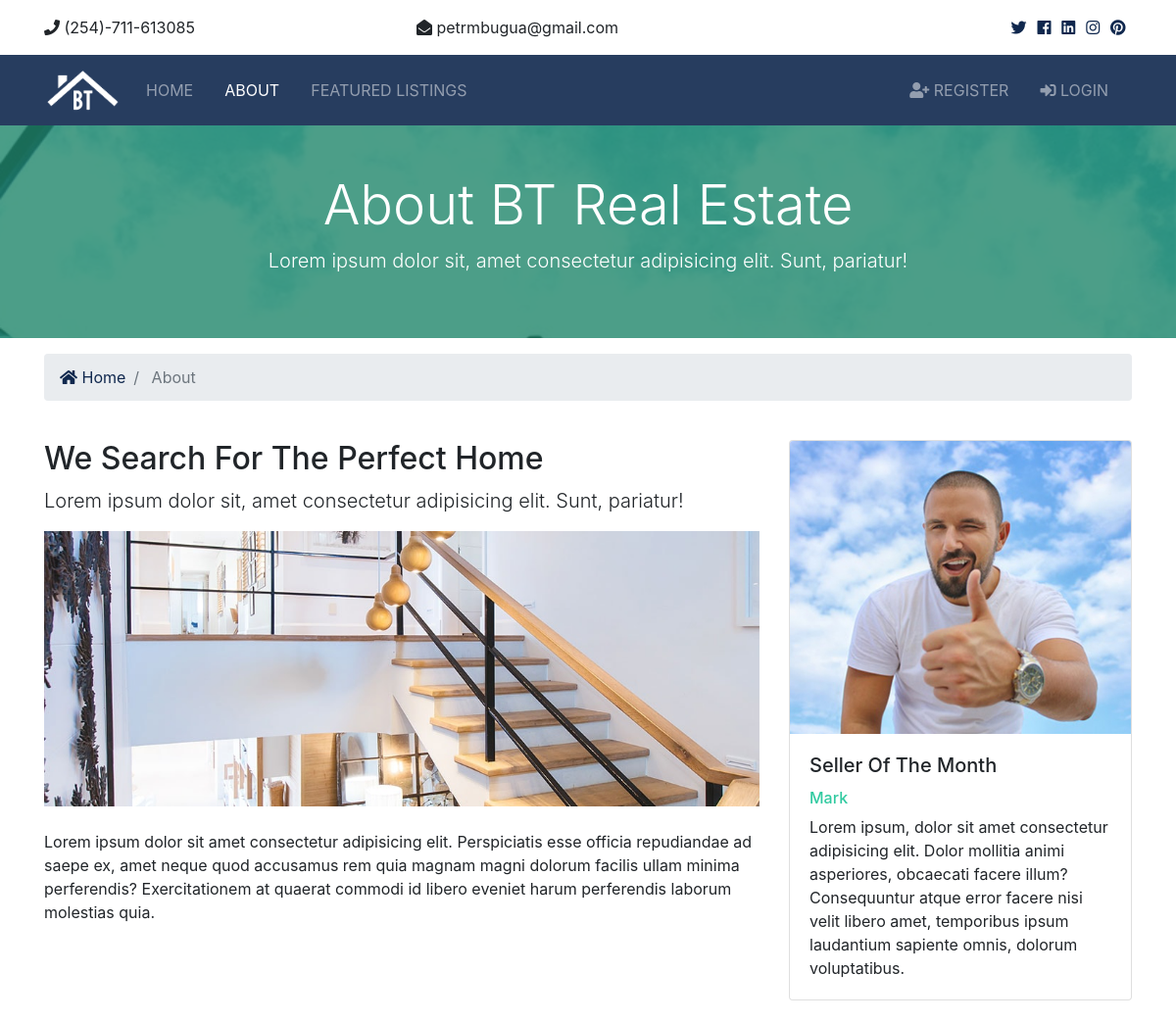
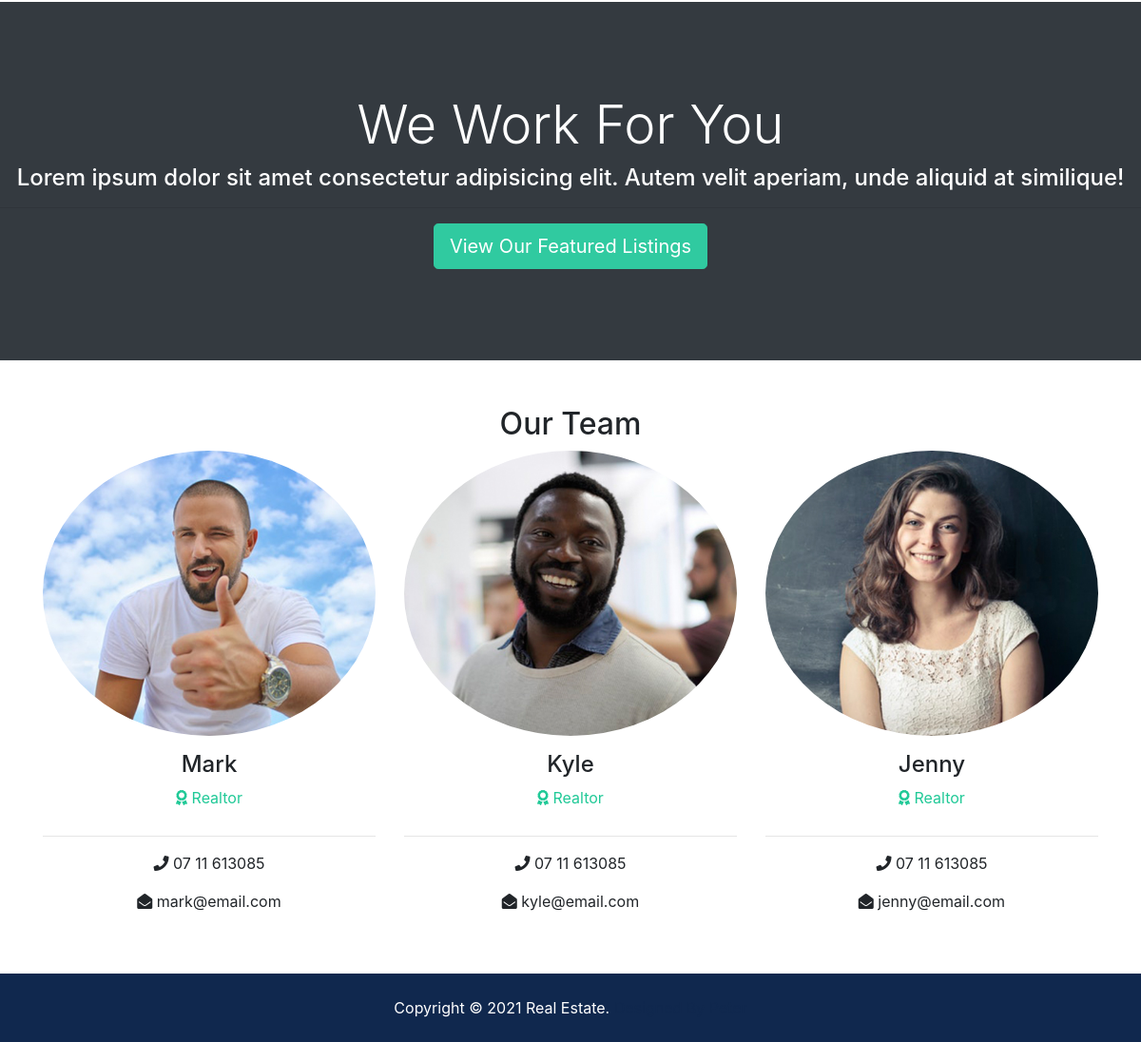
/about, run on the app's committed database (2 pictures, top to bottom).
### realtors/models.py (models this page shows, shortened)
class Realtor(models.Model):
    name = models.CharField(max_length=200)
    photo = models.ImageField(upload_to='photos/%Y/%m/%d/')
    description = models.TextField(blank=True)
    phone = models.CharField(max_length=20)
    email = models.CharField(max_length=50)
    is_mvp = models.BooleanField(default=False)
    hire_date = models.DateTimeField(default=datetime.now, blank=True)

### pages/views.py (the view)
# urls.py: path('about', views.about, name='about')
def about(request):
    realtors = Realtor.objects.order_by('-hire_date')
    mvp_realtors = Realtor.objects.all().filter(is_mvp=True)
    context = {
        'realtors': realtors,
        'mvp_realtors': mvp_realtors
    }
    return render(request, 'pages/about.html', context)

### templates/pages/about.html (shortened to what this page needs)
{% extends 'base.html' %}
{%load static%}
{% block content %}
<section id="showcase-inner" class="py-5 text-white">
    <div class="container">
        <div class="row text-center">
            <div class="col-md-12">
                <h1 class="display-4">About BT Real Estate</h1>
                <p class="lead">Lorem ipsum dolor sit, amet consectetur adipisicing elit. Sunt, pariatur!</p>
            </div>
        </div>
    </div>
</section>
<section id="bc" class="mt-3">
    <div class="container">
        <nav aria-label="breadcrumb">
            <ol class="breadcrumb">
                <li class="breadcrumb-item">
                    <a href="{% url 'index' %}">
                        <i class="fas fa-home"></i> Home</a>
                </li>
                <li class="breadcrumb-item active"> About</li>
            </ol>
        </nav>
    </div>
</section>
<section id="about" class="py-4">
    <div class="container">
        <div class="row">
            <div class="col-md-8">
                <h2>We Search For The Perfect Home</h2>
                <p class="lead">Lorem ipsum dolor sit, amet consectetur adipisicing elit. Sunt, pariatur!</p>
                <img src="{% static 'img/about.jpg' %}" alt="">
                <p class="mt-4">Lorem ipsum dolor sit amet consectetur adipisicing elit. Perspiciatis esse officia
                    repudiandae ad saepe ex, amet
                    neque quod accusamus rem quia magnam magni dolorum facilis ullam minima perferendis? Exercitationem
                    at quaerat
                    commodi id libero eveniet harum perferendis laborum molestias quia.</p>
            </div>
            <div class="col-md-4">
                {% if mvp_realtors %}
                    {% for realtor in mvp_realtors %}
                    <div class="card">
                        <img class="card-img-top" src="{{realtor.photo.url}}" alt="Seller of the month">
                        <div class="card-body">
                            <h5 class="card-title">Seller Of The Month</h5>
                            <h6 class="text-secondary">{{realtor.name}}</h6>
                            <p class="card-text">{{realtor.description}}</p>
                        </div>
                    </div>
                    {% endfor %}
                {% endif %}
            </div>
        </div>
    </div>
</section>
<section id="work" class="bg-dark text-white text-center">
    <h2 class="display-4">We Work For You</h2>
    <h4>Lorem ipsum dolor sit amet consectetur adipisicing elit. Autem velit aperiam, unde aliquid at similique!</h4>
    <hr>
    <a href="listings.html" class="btn btn-secondary text-white btn-lg">View Our Featured Listings</a>
</section>
<section id="team" class="py-5">
    <div class="container">
        <h2 class="text-center">Our Team</h2>
        <div class="row text-center">
            {% if realtors %}
                {% for realtor in realtors %}
                <div class="col-md-4">
                    <img src="{{realtor.photo.url}}" alt="" class="rounded-circle mb-3">
                    <h4>{{realtor.name}}</h4>
                    <p class="text-success">
                        <i class="fas fa-award text-success mb-3"></i> Realtor</p>
                    <hr>
                    <p>
                        <i class="fas fa-phone"></i> {{realtor.phone}}</p>
                    <p>
                        <i class="fas fa-envelope-open"></i> {{realtor.email}}</p>
                </div>
                {% endfor %}
            {% else %}
            <div class="col-md-12">
                <p>No Realtos Available</p>
            </div>
            {% endif %}
        </div>
    </div>
</section>
{% endblock %}

### config/static/css/all.css (style rules this page uses)
.fa, .fas, .far, .fal, .fab { -moz-osx-font-smoothing: grayscale; -webkit-font-smoothing: antialiased; display: inline-block; font-style: normal; font-variant: normal; text-rendering: auto; line-height: 1; }
.fa-award:before { content: "\f559"; }
.fa-envelope-open:before { content: "\f2b6"; }
.fa-home:before { content: "\f015"; }
.fa-phone:before { content: "\f095"; }
.fa, .fas { font-family: 'Font Awesome 5 Free'; font-weight: 900; }

### config/static/css/style.css (style rules this page uses)
.btn-secondary { color: #fff !important; }
img { width: 100%; }
#showcase-inner { background-image: url('../img/building.jpg') ; background-position: center; background-repeat: no-repeat; background-size: cover; background-attachment: fixed; position: relative; overflow: hidden; min-height: 200px; }
#showcase-inner::before { content: ''; position: absolute; top: 0; left: 0; min-height: 100%; width: 100%; background: rgba(32, 134, 107, 0.8); }
#work { padding: 6rem 0; }

### data on the page
Realtor: photo (picture), name "Mark", description "Lorem ipsum, dolor sit amet consectetur adipisicing elit. Dolor mollitia animi asperiores, obcaecati facere illum? Consequuntur atque error facere nisi velit libero amet, temporibus ipsum laudantium sapiente omnis, dolorum voluptatibus.", phone "07 11 613085", email "mark@email.com"
Realtor: photo (picture), name "Kyle", phone "07 11 613085", email "kyle@email.com"
Realtor: photo (picture), name "Jenny", phone "07 11 613085", email "jenny@email.com"
